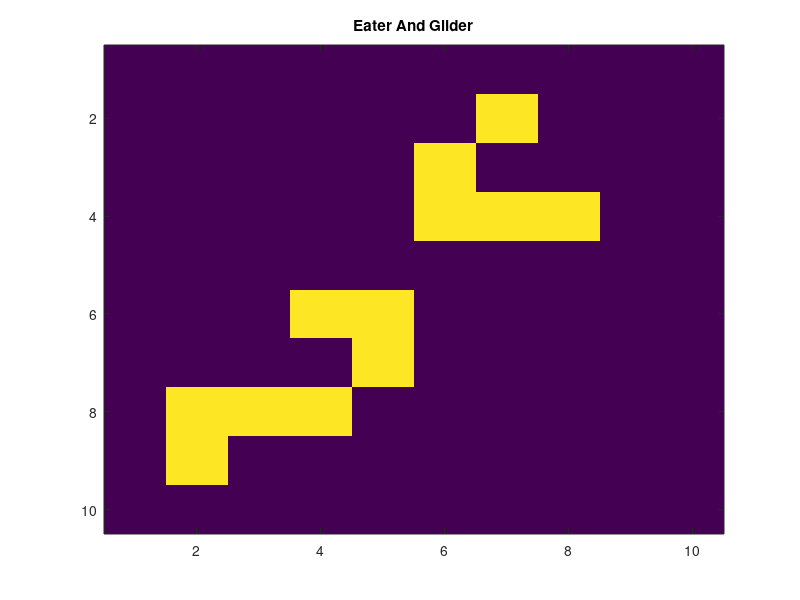

MATLAB code for this plot: (Note: this script raises an error after producing the figure.)
function GamaOfLife

clear
close all
clc

% grid size
x = 10;
y = 10;

% initial table (make initial table determining live cells at t=0
Table = zeros(x,y);
idx1 = 18; Table(idx1) = 1; idx2 = 19; Table(idx2) = 1; idx3 = 28; Table(idx3) = 1;
idx4 = 36; Table(idx4) = 1; idx5 = 38; Table(idx5) = 1; idx6 = 46; Table(idx6) = 1;
idx7 = 47; Table(idx7) = 1; idx8 = 53; Table(idx8) = 1; idx9 = 54; Table(idx9) = 1;
idx10 = 62;Table(idx10) = 1;idx11 = 64; Table(idx11) = 1;
idx12 = 74; Table(idx12) = 1;

ShowTable(Table);

% rules
while (1)
    % next generation
    TableNew = FindNeighbour_apdate(Table);
    % update
    Table = TableNew;
    % display
    ShowTable(Table);
end

end

function TNew = FindNeighbour_apdate(Table)
% periodic boundary pondition
t_NEXT = zeros(size(Table)+2);
t_NEXT(2:end-1, 2:end-1) = Table;
t_NEXT(1, 2:end-1) = Table(end, :);
t_NEXT(end, 2:end-1) = Table(1, :);
t_NEXT(2:end-1, 1) = Table(:, end);
t_NEXT(2:end-1, end) = Table(:, 1);
% four corners
t_NEXT(1, 1) = Table(end, end);
t_NEXT(1, end) = Table(end, 1);
t_NEXT(end, 1) = Table(1, end);
t_NEXT(end, end) = Table(1, 1);
[x,y] = size(Table);
TNew = zeros(size(Table));

% update loop
n = 0;
for j = 2:y+1
    for i = 2:x+1
        n = n + 1;
        count = sum(sum(t_NEXT(i-1:i+1, j-1:j+1))) - Table(n);
        
        % rule 1: any live cell with fewer than two live neighbours dies.
        if (Table(n) == 1) && (count < 2)
            TNew(n) = 0;
        end
        
        % rule 2: any live cell with two or three live neighbours remains alive to the next generation.
        if (Table(n) == 1) && ((count == 2) || (count == 3));
            TNew(n) = 1;
        end
        
        % rule 3: any live cell with more than three live neighbours dies.
        if (Table(n) == 1) && (count > 3);
            TNew(n) = 0;
        end
        % rule 4: any dead cell with exactly three live neighbours becomes a live cell.
        if (Table(n) == 0) && (count == 3);
            TNew(n) = 1;
        end
    end
end

end

function ShowTable(Table)
%displays game of life table at each generation update 
imagesc(Table); caxis([0 1]);
t=title('Eater And Glider','Color','black');
t.FontSize = 12;
t.FontAngle = 'italic';
colormap(flipud(gray)); axis off; axis equal;
pause(3); drawnow
end



